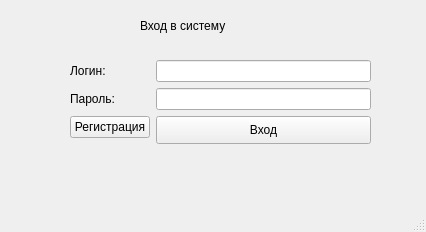
<?xml version="1.0" encoding="UTF-8"?>
<ui version="4.0">
 <class>MainWindow</class>
 <widget class="QMainWindow" name="MainWindow">
  <property name="geometry">
   <rect>
    <x>0</x>
    <y>0</y>
    <width>426</width>
    <height>232</height>
   </rect>
  </property>
  <property name="windowTitle">
   <string>MainWindow</string>
  </property>
  <widget class="QWidget" name="centralwidget">
   <widget class="QWidget" name="formLayoutWidget">
    <property name="geometry">
     <rect>
      <x>70</x>
      <y>60</y>
      <width>301</width>
      <height>151</height>
     </rect>
    </property>
    <layout class="QFormLayout" name="formLayout">
     <item row="0" column="1">
      <widget class="QLineEdit" name="lineEdit"/>
     </item>
     <item row="1" column="0">
      <widget class="QLabel" name="label_2">
       <property name="text">
        <string>Пароль:</string>
       </property>
      </widget>
     </item>
     <item row="1" column="1">
      <widget class="QLineEdit" name="lineEdit_2"/>
     </item>
     <item row="2" column="0">
      <widget class="QPushButton" name="pushButton">
       <property name="text">
        <string>Регистрация</string>
       </property>
      </widget>
     </item>
     <item row="2" column="1">
      <widget class="QPushButton" name="pushButton_2">
       <property name="minimumSize">
        <size>
         <width>199</width>
         <height>28</height>
        </size>
       </property>
       <property name="text">
        <string>Вход</string>
       </property>
      </widget>
     </item>
     <item row="0" column="0">
      <widget class="QLabel" name="label">
       <property name="text">
        <string>Логин:</string>
       </property>
      </widget>
     </item>
    </layout>
   </widget>
   <widget class="QLabel" name="label_3">
    <property name="geometry">
     <rect>
      <x>140</x>
      <y>10</y>
      <width>321</width>
      <height>31</height>
     </rect>
    </property>
    <property name="text">
     <string>Вход в систему</string>
    </property>
   </widget>
  </widget>
  <widget class="QMenuBar" name="menubar">
   <property name="geometry">
    <rect>
     <x>0</x>
     <y>0</y>
     <width>426</width>
     <height>26</height>
    </rect>
   </property>
  </widget>
  <widget class="QStatusBar" name="statusbar"/>
 </widget>
 <resources/>
 <connections/>
</ui>
